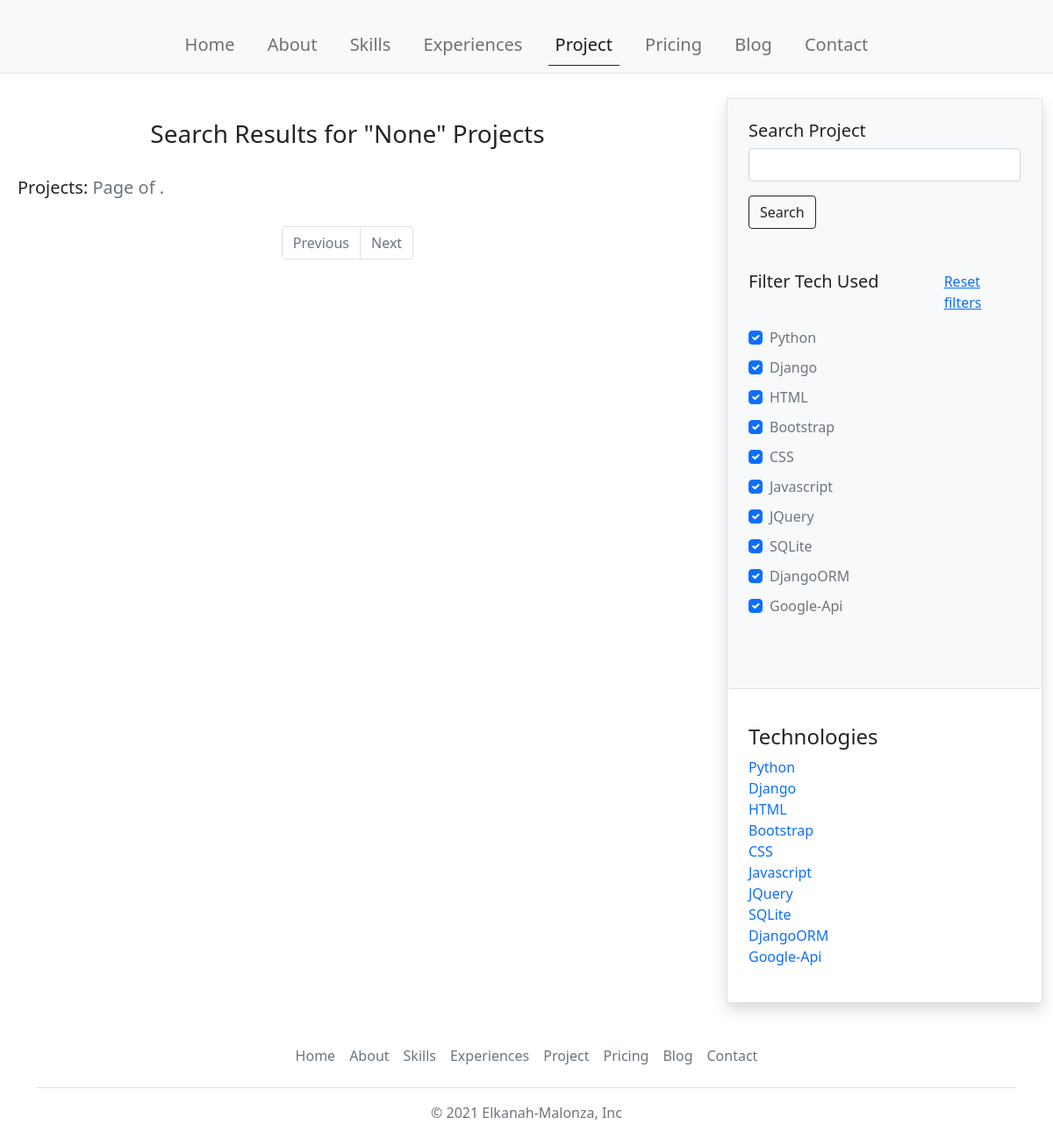
The app's page /projects/search/ with its own data.
### profile_settings/models.py (models this page shows)
class ProjectKeyword(models.Model):
    project = models.ForeignKey(
        Project, related_name="keywords", on_delete=models.CASCADE
    )
    technology = models.CharField("Technology", max_length=50)
    date_created = models.DateTimeField("Date Created", auto_now_add=True)
    class Meta:
        unique_together = ["project", "technology"]
        ordering = ["id"]

### projects/views.py (the view, shortened to what this page needs)
# urls.py: path("search/", views.project_search, name="project-search"),
def project_search(request):
    search = request.GET.get("search", None)
    projects = None
    keywords = unique_project_keywords()
    page_name = 'Search Results for "' + str(search) + '" Projects'
    return render(
        request,
        "projects/projects.html",
        {"projects": projects, "keywords": keywords, "page_name": page_name},
    )

### projects/views.py (called while the page is built)
def unique_project_keywords():
    keywords = ProjectKeyword.objects.all()
    unique_keywords = []
    for keyword in keywords:
        if keyword.technology.strip() not in unique_keywords:
            unique_keywords += [keyword.technology.strip()]
    return unique_keywords

### projects/templates/projects/projects.html (shortened to what this page needs)
<!DOCTYPE html>
<html>
<head>
    {% load static %}
    <link href="https://cdn.jsdelivr.net/npm/bootstrap@5.1.3/dist/css/bootstrap.min.css" rel="stylesheet">
    <link href="{% static 'main/css/style.css' %}" rel="stylesheet">
</head>
<body>
    <nav class="navbar navbar-expand-lg fixed-top navbar-light bg-light border-bottom">
        <div class="container">
            <div class="collapse navbar-collapse" id="navbarMain">
                <ul class="navbar-nav mb-2 mb-lg-0 w-100 justify-content-around">
                    <li class="nav-item">
                        <a class="nav-link fs-5" aria-current="page" href="{% url 'index' %}">Home</a>
                    </li>
                    <li class="nav-item">
                        <a class="nav-link fs-5" href="{% url 'index' %}#section-about">About</a>
                    </li>
                    <li class="nav-item">
                        <a class="nav-link fs-5" href="{% url 'index' %}#section-skills">Skills</a>
                    </li>
                    <li class="nav-item">
                        <a class="nav-link fs-5" href="{% url 'index' %}#section-experiences">Experiences</a>
                    </li>
                    <li class="nav-item">
                        <a class="nav-link fs-5 active" href="{% url 'projects' %}">Project</a>
                    </li>
                    <li class="nav-item">
                        <a class="nav-link fs-5" href="{% url 'index' %}#section-pricing">Pricing</a>
                    </li>
                    <li class="nav-item">
                        <a class="nav-link fs-5" href="{% url 'blog' %}">Blog</a>
                    </li>
                    <li class="nav-item">
                        <a class="nav-link fs-5" href="{% url 'index' %}#section-contact">Contact</a>
                    </li>
                </ul>
            </div>
        </div>
    </nav>
    <div class="pt-5"></div>
    <main class="container-fluid main-blog pt-md-5">
        <div class="row g-5 pt-3">
            <div class="col-md-8">
                <div class="row text-center p-4">
                    <h3>{{page_name}}</h3>
                </div>
                <div class="row pb-2 d-flex justify-content-between">
                    <h5 class="col ms-2">Projects: <span class="reviews-count text-muted">Page {{projects.number}} of {{projects.paginator.num_pages}}.</span></h5>
                </div>
                <div class="row pt-3">
                    <nav aria-label="Page navigation example">
                        <ul class="pagination justify-content-center">
                        {% if projects.has_previous %}
                            <li class="page-item">
                                <a href="?page={{projects.previous_page_number}}" class="page-link">Previous</a>
                            </li>
                        {% else %}
                            <li class="page-item disabled">
                                <a class="page-link">Previous</a>
                            </li>
                        {% endif %}
                        {% if projects.has_next %}
                            <li class="page-item">
                                <a class="page-link" href="?page={{projects.next_page_number}}">Next</a>
                            </li>
                        {% else %}
                            <li class="page-item disabled">
                                <a class="page-link" href="#">Next</a>
                            </li>
                        {% endif %}
                        </ul>
                    </nav>
                </div>
            </div>
            <div class="col-md-4">
                <div class="position-sticky border shadow" style="top: 4rem;">
                    <div class="p-4 mb-3 bg-light rounded border-bottom">
                        <div class="row">
                            <div class="col-8">
                                <h5>Search Project</h5>
                            </div>
                            <div class="col-12 pb-5">
                                <form method="get" action="{% url 'project-search' %}">
                                <div class="mb3 pb-3">
                                    <input class="form-control" type="text" name="search">
                                </div>
                                <button class="btn btn-outline-dark" type="submit">Search</button>
                                </form>
                            </div>
                            <div class="col-8">
                                <h5>Filter Tech Used</h5>
                            </div>
                            <div class="col-4">
                                <p class="text-muted">
                                    <a id="reset-filters" href="#">Reset filters</a>
                                </p>
                            </div>
                            <div class="col-12 pb-5">
                                <div class="mb3">
                                    {% for keyword in keywords %}
                                    <div class="form-check pb-2">
                                        <input class="form-check-input filter-tech" type="checkbox" name="techKeywordcheckbox" id="techKeywordcheckbox{{forloop.counter}}" value="{{keyword}}" checked="">
                                        <label class="form-check-label text-muted" for="techKeywordcheckbox{{forloop.counter}}">
                                            {{keyword}}
                                        </label>
                                    </div>
                                    {% endfor %}
                                </div>
                            </div>
                        </div>
                    </div>
                    <div class="p-4">
                        <h4>Technologies</h4>
                        <ol class="list-unstyled text-decoration-none">
                        {% for keyword in keywords %}
                            <li><a href="{% url 'project-technology' keyword|slugify %}" class="text-decoration-none">{{keyword}}</a></li>
                        {% endfor %}
                        </ol>
                    </div>
                </div>
            </div>
        </div>
    </main>
    <div class="container">
        <footer class="py-3 my-4">
            <ul class="nav justify-content-center border-bottom pb-3 mb-3">
                <li class="nav-item"><a href="{% url 'index' %}" class="nav-link px-2 text-muted">Home</a></li>
                <li class="nav-item"><a href="{% url 'index' %}#section-about" class="nav-link px-2 text-muted">About</a></li>
                <li class="nav-item"><a href="{% url 'index' %}#section-skills" class="nav-link px-2 text-muted">Skills</a></li>
                <li class="nav-item"><a href="{% url 'index' %}#section-experiences" class="nav-link px-2 text-muted">Experiences</a></li>
                <li class="nav-item"><a href="{% url 'projects' %}" class="nav-link px-2 text-muted">Project</a></li>
                <li class="nav-item"><a href="{% url 'index' %}#section-pricing" class="nav-link px-2 text-muted">Pricing</a></li>
                <li class="nav-item"><a href="{% url 'blog' %}" class="nav-link px-2 text-muted">Blog</a></li>
                <li class="nav-item"><a href="{% url 'index' %}#section-contact" class="nav-link px-2 text-muted">Contact</a></li>
            </ul>
            <p class="text-center text-muted">&copy; 2021 Elkanah-Malonza, Inc</p>
        </footer>
    </div>
</body>
</html>

### profile_settings/static/main/css/style.css (style rules this page uses)
#navbarMain { padding-inline: 150px; padding-top: 20px; }
.navbar-light .navbar-nav .nav-link.active, .navbar-light .navbar-nav .show > .nav-link { color: rgba(0,0,0,.9); border-color: #212529 !important; border-bottom: 1px solid; }

### records on screen
ProjectKeyword: keywords "Python", keywords "Python"
ProjectKeyword: keywords "Django", keywords "Django"
ProjectKeyword: keywords "HTML", keywords "HTML"
ProjectKeyword: keywords "Bootstrap", keywords "Bootstrap"
ProjectKeyword: keywords "CSS", keywords "CSS"
ProjectKeyword: keywords "Javascript", keywords "Javascript"
ProjectKeyword: keywords "JQuery", keywords "JQuery"
ProjectKeyword: keywords "SQLite", keywords "SQLite"
ProjectKeyword: keywords "DjangoORM", keywords "DjangoORM"
ProjectKeyword: keywords "Google-Api", keywords "Google-Api"

### other values on screen
{{ page_name }} "Search Results for \"None\" Projects"
